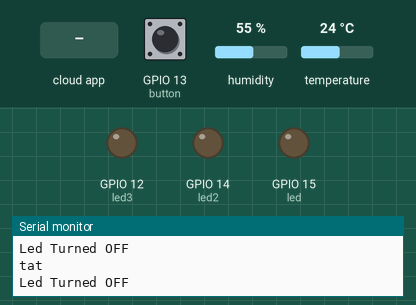
This sketch was run on a simulated ESP8266 (NodeMCU). On the bench: output pins drawn as LEDs (lit = HIGH), the last lines printed to the serial monitor. The test bench sets the inputs (shaded band); at power-on: GPIO 13 (button) HIGH, humidity 55 %, temperature 24 °C. WiFi joins after 1.5 s; servers stay silent unless stated; the Firebase database answers and starts empty.

Above: at 3.3 s.
3.4 s: the phone or cloud app sets denT1 to bat
At 5.1 s:
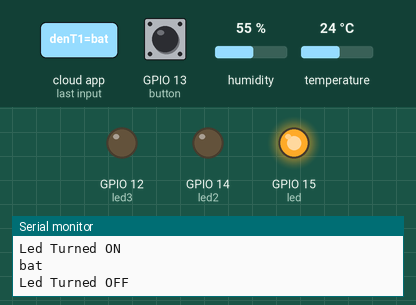
5.5 s: the phone or cloud app sets denT2 to bat
At 6.7 s:
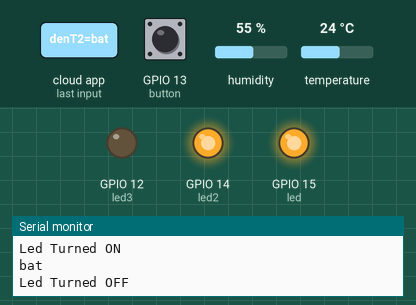
7.2 s: the phone or cloud app sets denT3 to bat
At 8.2 s:
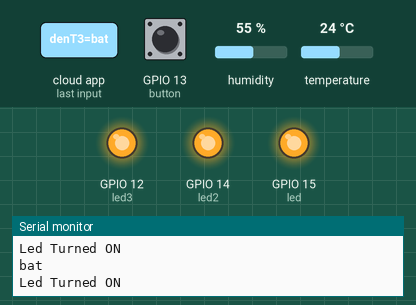
8.9 s: the phone or cloud app sets denT1 to tat
At 10.0 s:
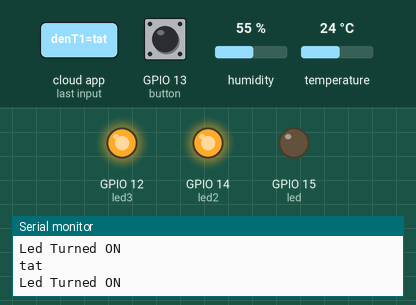
10.9 s: the phone or cloud app sets denT2 to tat
At 11.9 s:
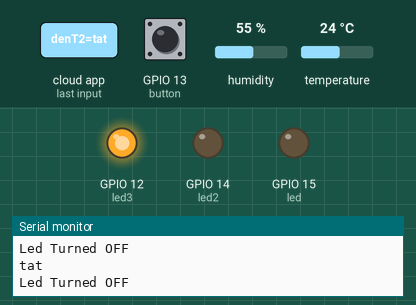
12.5 s: the phone or cloud app sets denT1 to bat
At 14.5 s:
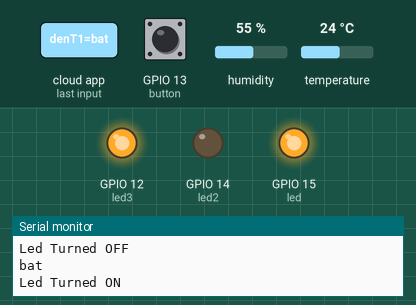
Timing chart, 0 to 15.6 s (numbered marks = the images above; inputs shaded):
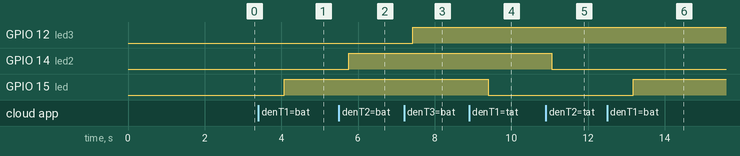

Measured:
- after the input at 3.4 s, GPIO 15 (led): LOW → HIGH after 0.68 s
- after the input at 5.5 s, GPIO 14 (led2): LOW → HIGH after 0.25 s
- after the input at 7.2 s, GPIO 12 (led3): LOW → HIGH after 0.23 s
- after the input at 8.9 s, GPIO 15 (led): HIGH → LOW after 0.50 s
- after the input at 10.9 s, GPIO 14 (led2): HIGH → LOW after 0.15 s
- after the input at 12.5 s, GPIO 15 (led): LOW → HIGH after 0.68 s

The sketch:

3.ESP8266_APP_FIREBASE_temp.ino
```cpp
#include <DHT.h>
#include <ArduinoJson.h>
#include "FirebaseESP8266.h"
#include <ESP8266WiFi.h>


#define WIFI_SSID "jupiter"
#define WIFI_PASSWORD "12345678"
#define FIREBASE_HOST "v2-a30b4-default-rtdb.firebaseio.com"
#define FIREBASE_AUTH "s8TTljCp8MepmgbmH55oFV9yT9YmWVfE41nB8IBR"
FirebaseData firebaseData;
FirebaseJson json;

#define chandht 4
#define loaidht DHT11
DHT dht(chandht,loaidht);
float nhietdo;
float doam;

String path = "/";

byte x =0;
String a,b,c;// giá trị đọc đk đèn

int led = 15;
int led2 = 14;
int led3 = 12;
int button = 13;

void setup() {
  // put your setup code here, to run once:
Serial.begin(115200);
 pinMode(led,OUTPUT);
 pinMode(led2,OUTPUT);
 pinMode(led3,OUTPUT);
 pinMode(button,INPUT_PULLUP);
 digitalWrite(led,0);
 digitalWrite(led2,0);
 digitalWrite(led3,0);

 pinMode(chandht,INPUT);//// start dht
 dht.begin();

WiFi.begin(WIFI_SSID, WIFI_PASSWORD);
Serial.print("connecting");
while (WiFi.status() != WL_CONNECTED) {
Serial.print(".");
delay(500);
}

Serial.println();
Serial.print("connected with: ");
Serial.println(WIFI_SSID);

Firebase.begin(FIREBASE_HOST, FIREBASE_AUTH);
Firebase.reconnectWiFi(true);
if(!Firebase.beginStream(firebaseData, path))
 {
  Serial.println("reason: " + firebaseData.errorReason());
  Serial.println();
  }
Firebase.setString(firebaseData, path + "denT1","tat");
Firebase.setString(firebaseData, path + "denT2","tat");
Firebase.setString(firebaseData, path + "denT3","tat");
}

void loop() {
     int e = digitalRead(button);// doc trang thai nut nhan

     nhietdo = dht.readTemperature();
     doam = dht.readHumidity();
  Firebase.setFloat(firebaseData, path + "/temp",nhietdo);
  Firebase.setFloat(firebaseData, path + "/humidity",doam);
   ///// dèn 1
   if(Firebase.getString(firebaseData, path + "denT1"))   a= firebaseData.stringData();
    Serial.println(a);

    if (a =="bat") {
    Serial.println("Led Turned ON");
    digitalWrite(led, HIGH);
       }

   else if (a == "tat") {
    Serial.println("Led Turned OFF");
    digitalWrite(led, LOW);
        }
 ///// den2
  if(Firebase.getString(firebaseData, path + "denT2"))   b= firebaseData.stringData();
    Serial.println(a);

    if (b =="bat") {
    Serial.println("Led Turned ON");
    digitalWrite(led2, HIGH);
       }

   else if (b == "tat") {
    Serial.println("Led Turned OFF");
    digitalWrite(led2, LOW);
        }
 /////den3
  if(Firebase.getString(firebaseData, path + "denT3"))   c= firebaseData.stringData();
    Serial.println(a);

    if (c =="bat") {
    Serial.println("Led Turned ON");
    digitalWrite(led3, HIGH);
       }

   else if (c == "tat") {
    Serial.println("Led Turned OFF");
    digitalWrite(led3, LOW);
     }
}
```
